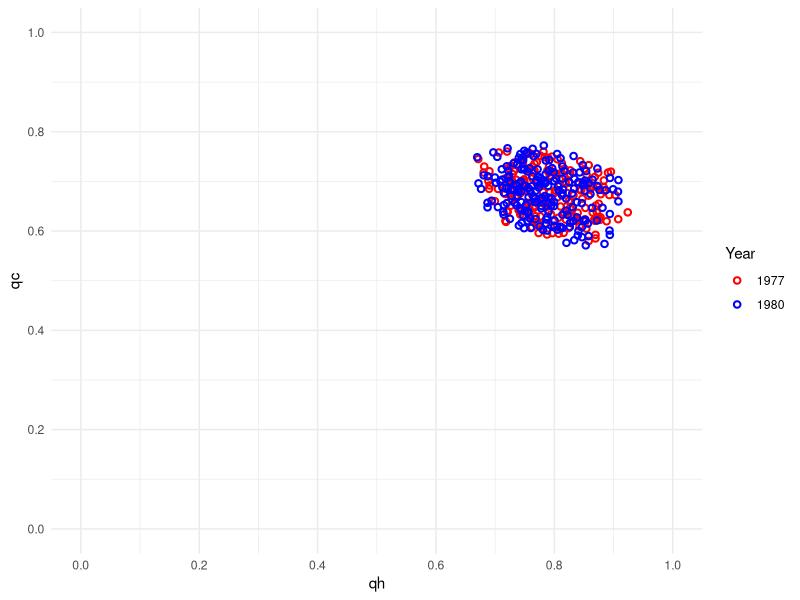
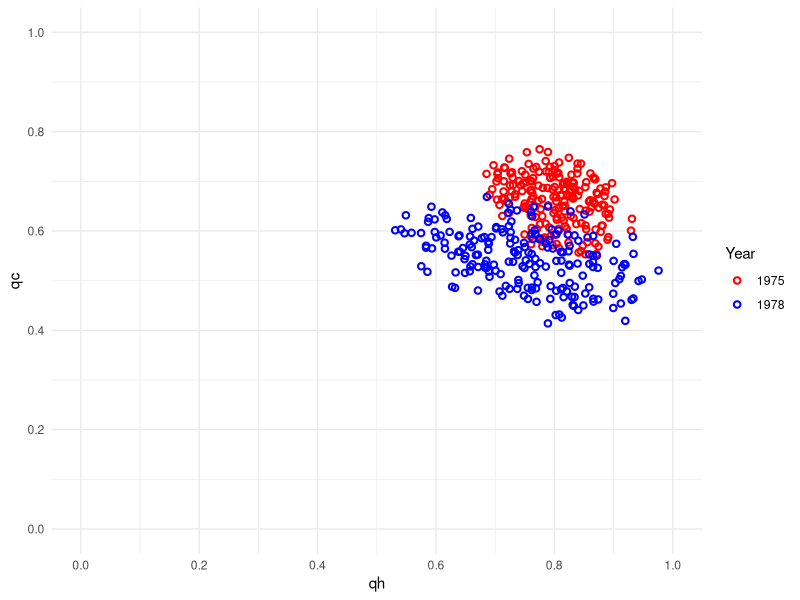

Recreate these plots in R, in order.
## ---- chunk 1
knitr::opts_chunk$set(echo = TRUE)
## ---- chunk 2
library(tidyverse)
library(plyr)
## ---- chunk 3
res_df <- read.csv("results_3a.csv")
res_df2 <- read.csv("results_3c.csv")

res_df %>% 
  ggplot(aes(qh, qc, color = factor(year)))+
  geom_point(shape=1, stroke = 1.055)+
  scale_color_manual(values = c("red", "blue")) +
  theme_minimal()+
  scale_x_continuous(breaks = seq(0,1,0.2), limits = c(0,1))+
  scale_y_continuous(breaks = seq(0,1,0.2), limits = c(0,1))+
  labs(color = "Year")
  
res_df2 %>% 
  ggplot(aes(qh, qc, color = factor(year)))+
  geom_point(shape = 1, stroke = 1.055)+
  scale_color_manual(values = c("red", "blue")) +
  theme_minimal()+
  scale_x_continuous(breaks = seq(0,1,0.2), limits = c(0,1))+
  scale_y_continuous(breaks = seq(0,1,0.2), limits = c(0,1))+
  labs(color = "Year")+
  NULL
## ---- chunk 4
knitr::opts_chunk$set(echo = TRUE)
